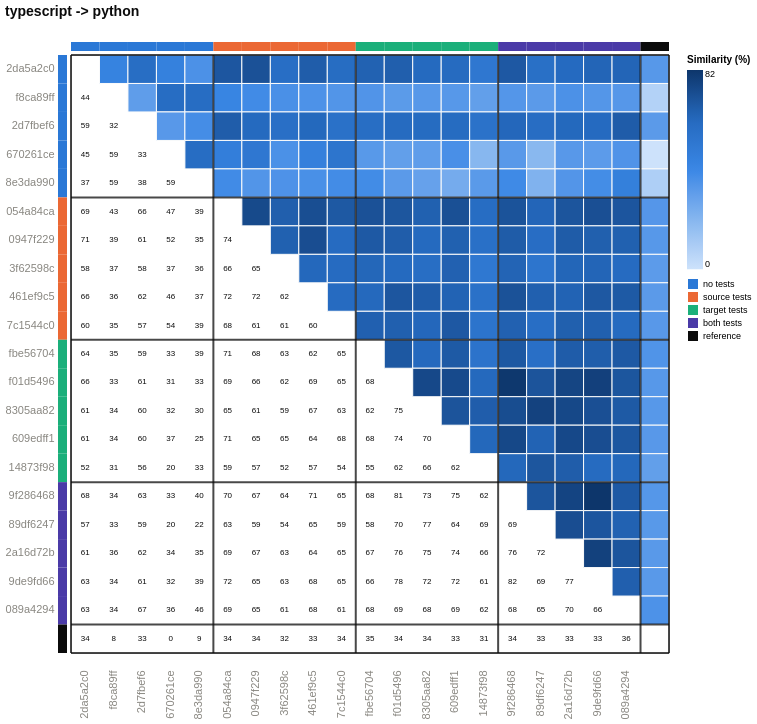

Express this chart as Vega-Lite.
### Vega-Lite specification from a JSON file in a GitHub repository (floating-point values rounded to 4 significant figures; data arrays with more than 128 entries replaced by an {"elided": "..."} marker saying what was removed)
{"config": {"view": {"continuousWidth": 300, "continuousHeight": 300}, "axis": {"labelAngle": -45}}, "layer": [{"data": {"name": "data-465819c042bad907db1ab02adc55a57e"}, "mark": {"type": "rect", "stroke": "#fcfcfb", "strokeWidth": 1}, "encoding": {"color": {"field": "similarity_pct", "legend": {"gradientLength": 199.3, "labelFontSize": 9, "titleFontSize": 10}, "scale": {"domain": [0.0, 82.05], "range": ["#cde2fb", "#86b6ef", "#3987e5", "#256abf", "#0d366b"]}, "title": "Similarity (%)", "type": "quantitative"}, "x": {"axis": {"domain": false, "labelAngle": -90, "labelColor": {"expr": "datum.label === '' ? '#0b0b0b' : '#898781'"}, "labelFontSize": 11, "labelFontWeight": {"expr": "datum.label === '' ? 'bold' : 'normal'"}, "labelPadding": 17, "ticks": false}, "field": "port_a", "scale": {"domain": ["2da5a2c0", "f8ca89ff", "2d7fbef6", "670261ce", "8e3da990", "054a84ca", "0947f229", "3f62598c", "461ef9c5", "7c1544c0", "fbe56704", "f01d5496", "8305aa82", "609edff1", "14873f98", "9f286468", "89df6247", "2a16d72b", "9de9fd66", "089a4294", ""]}, "title": null, "type": "nominal"}, "y": {"axis": {"domain": false, "labelColor": {"expr": "datum.label === '' ? '#0b0b0b' : '#898781'"}, "labelFontSize": 11, "labelFontWeight": {"expr": "datum.label === '' ? 'bold' : 'normal'"}, "labelPadding": 17, "ticks": false, "labelAngle": 0}, "field": "port_b", "scale": {"domain": ["2da5a2c0", "f8ca89ff", "2d7fbef6", "670261ce", "8e3da990", "054a84ca", "0947f229", "3f62598c", "461ef9c5", "7c1544c0", "fbe56704", "f01d5496", "8305aa82", "609edff1", "14873f98", "9f286468", "89df6247", "2a16d72b", "9de9fd66", "089a4294", ""]}, "title": null, "type": "nominal"}}}, {"data": {"name": "data-31dd543ca33bd25294522f3e1b90ff56"}, "mark": {"type": "text", "color": "#0b0b0b", "fontSize": 8}, "encoding": {"text": {"field": "similarity_pct", "format": ".0f", "type": "quantitative"}, "x": {"axis": {"domain": false, "labelAngle": -90, "labelColor": {"expr": "datum.label === '' ? '#0b0b0b' : '#898781'"}, "labelFontSize": 11, "labelFontWeight": {"expr": "datum.label === '' ? 'bold' : 'normal'"}, "labelPadding": 17, "ticks": false}, "field": "port_a", "scale": {"domain": ["2da5a2c0", "f8ca89ff", "2d7fbef6", "670261ce", "8e3da990", "054a84ca", "0947f229", "3f62598c", "461ef9c5", "7c1544c0", "fbe56704", "f01d5496", "8305aa82", "609edff1", "14873f98", "9f286468", "89df6247", "2a16d72b", "9de9fd66", "089a4294", ""]}, "title": null, "type": "nominal"}, "y": {"axis": {"domain": false, "labelColor": {"expr": "datum.label === '' ? '#0b0b0b' : '#898781'"}, "labelFontSize": 11, "labelFontWeight": {"expr": "datum.label === '' ? 'bold' : 'normal'"}, "labelPadding": 17, "ticks": false, "labelAngle": 0}, "field": "port_b", "scale": {"domain": ["2da5a2c0", "f8ca89ff", "2d7fbef6", "670261ce", "8e3da990", "054a84ca", "0947f229", "3f62598c", "461ef9c5", "7c1544c0", "fbe56704", "f01d5496", "8305aa82", "609edff1", "14873f98", "9f286468", "89df6247", "2a16d72b", "9de9fd66", "089a4294", ""]}, "title": null, "type": "nominal"}}}, {"data": {"name": "data-bb379cd43f0b6211c649ef0e80f15553"}, "mark": {"type": "rect"}, "encoding": {"color": {"field": "condition", "legend": {"labelFontSize": 9, "symbolType": "square", "title": null}, "scale": {"domain": ["no tests", "source tests", "target tests", "both tests", "reference"], "range": ["#2a78d6", "#eb6834", "#1baf7a", "#4a3aa7", "#0b0b0b"]}, "type": "nominal"}, "x": {"axis": {"domain": false, "labelAngle": -90, "labelColor": {"expr": "datum.label === '' ? '#0b0b0b' : '#898781'"}, "labelFontSize": 11, "labelFontWeight": {"expr": "datum.label === '' ? 'bold' : 'normal'"}, "labelPadding": 17, "ticks": false}, "field": "port", "scale": {"domain": ["2da5a2c0", "f8ca89ff", "2d7fbef6", "670261ce", "8e3da990", "054a84ca", "0947f229", "3f62598c", "461ef9c5", "7c1544c0", "fbe56704", "f01d5496", "8305aa82", "609edff1", "14873f98", "9f286468", "89df6247", "2a16d72b", "9de9fd66", "089a4294", ""]}, "title": null, "type": "nominal"}, "y": {"value": -13}, "y2": {"value": -4}}}, {"data": {"name": "data-bb379cd43f0b6211c649ef0e80f15553"}, "mark": {"type": "rect"}, "encoding": {"color": {"field": "condition", "legend": null, "scale": {"domain": ["no tests", "source tests", "target tests", "both tests", "reference"], "range": ["#2a78d6", "#eb6834", "#1baf7a", "#4a3aa7", "#0b0b0b"]}, "type": "nominal"}, "x": {"value": -13}, "x2": {"value": -4}, "y": {"axis": {"domain": false, "labelColor": {"expr": "datum.label === '' ? '#0b0b0b' : '#898781'"}, "labelFontSize": 11, "labelFontWeight": {"expr": "datum.label === '' ? 'bold' : 'normal'"}, "labelPadding": 17, "ticks": false, "labelAngle": 0}, "field": "port", "scale": {"domain": ["2da5a2c0", "f8ca89ff", "2d7fbef6", "670261ce", "8e3da990", "054a84ca", "0947f229", "3f62598c", "461ef9c5", "7c1544c0", "fbe56704", "f01d5496", "8305aa82", "609edff1", "14873f98", "9f286468", "89df6247", "2a16d72b", "9de9fd66", "089a4294", ""]}, "title": null, "type": "nominal"}}}, {"data": {"name": "data-1d57323ec99a4c98c0c6ffacdb4dc76d"}, "mark": {"type": "rule", "color": "#0b0b0b", "opacity": 0.75, "strokeWidth": 2}, "encoding": {"x": {"bandPosition": 0, "field": "port", "scale": {"domain": ["2da5a2c0", "f8ca89ff", "2d7fbef6", "670261ce", "8e3da990", "054a84ca", "0947f229", "3f62598c", "461ef9c5", "7c1544c0", "fbe56704", "f01d5496", "8305aa82", "609edff1", "14873f98", "9f286468", "89df6247", "2a16d72b", "9de9fd66", "089a4294", ""]}, "type": "nominal"}}}, {"data": {"name": "data-1d57323ec99a4c98c0c6ffacdb4dc76d"}, "mark": {"type": "rule", "color": "#0b0b0b", "opacity": 0.75, "strokeWidth": 2}, "encoding": {"y": {"bandPosition": 0, "field": "port", "scale": {"domain": ["2da5a2c0", "f8ca89ff", "2d7fbef6", "670261ce", "8e3da990", "054a84ca", "0947f229", "3f62598c", "461ef9c5", "7c1544c0", "fbe56704", "f01d5496", "8305aa82", "609edff1", "14873f98", "9f286468", "89df6247", "2a16d72b", "9de9fd66", "089a4294", ""]}, "type": "nominal"}}}, {"data": {"name": "data-dae1687b7766f38b94517020e43783ee"}, "mark": {"type": "rule", "color": "#0b0b0b", "opacity": 0.75, "strokeWidth": 2}, "encoding": {"x": {"bandPosition": 1, "field": "port", "scale": {"domain": ["2da5a2c0", "f8ca89ff", "2d7fbef6", "670261ce", "8e3da990", "054a84ca", "0947f229", "3f62598c", "461ef9c5", "7c1544c0", "fbe56704", "f01d5496", "8305aa82", "609edff1", "14873f98", "9f286468", "89df6247", "2a16d72b", "9de9fd66", "089a4294", ""]}, "type": "nominal"}}}, {"data": {"name": "data-dae1687b7766f38b94517020e43783ee"}, "mark": {"type": "rule", "color": "#0b0b0b", "opacity": 0.75, "strokeWidth": 2}, "encoding": {"y": {"bandPosition": 1, "field": "port", "scale": {"domain": ["2da5a2c0", "f8ca89ff", "2d7fbef6", "670261ce", "8e3da990", "054a84ca", "0947f229", "3f62598c", "461ef9c5", "7c1544c0", "fbe56704", "f01d5496", "8305aa82", "609edff1", "14873f98", "9f286468", "89df6247", "2a16d72b", "9de9fd66", "089a4294", ""]}, "type": "nominal"}}}], "height": 598, "resolve": {"scale": {"color": "independent"}}, "title": {"text": "typescript -> python", "anchor": "start", "color": "#0b0b0b", "fontSize": 14, "offset": 23, "subtitleFontSize": 10}, "width": 598, "$schema": "https://vega.github.io/schema/vega-lite/v6.4.1.json", "datasets": {"data-465819c042bad907db1ab02adc55a57e": {"elided": "210 records"}, "data-31dd543ca33bd25294522f3e1b90ff56": {"elided": "210 records"}, "data-bb379cd43f0b6211c649ef0e80f15553": [{"port": "2da5a2c0", "condition": "no tests"}, {"port": "f8ca89ff", "condition": "no tests"}, {"port": "2d7fbef6", "condition": "no tests"}, {"port": "670261ce", "condition": "no tests"}, {"port": "8e3da990", "condition": "no tests"}, {"port": "054a84ca", "condition": "source tests"}, {"port": "0947f229", "condition": "source tests"}, {"port": "3f62598c", "condition": "source tests"}, {"port": "461ef9c5", "condition": "source tests"}, {"port": "7c1544c0", "condition": "source tests"}, {"port": "fbe56704", "condition": "target tests"}, {"port": "f01d5496", "condition": "target tests"}, {"port": "8305aa82", "condition": "target tests"}, {"port": "609edff1", "condition": "target tests"}, {"port": "14873f98", "condition": "target tests"}, {"port": "9f286468", "condition": "both tests"}, {"port": "89df6247", "condition": "both tests"}, {"port": "2a16d72b", "condition": "both tests"}, {"port": "9de9fd66", "condition": "both tests"}, {"port": "089a4294", "condition": "both tests"}, {"port": "", "condition": "reference"}], "data-1d57323ec99a4c98c0c6ffacdb4dc76d": [{"port": "2da5a2c0", "condition": "no tests"}, {"port": "054a84ca", "condition": "source tests"}, {"port": "fbe56704", "condition": "target tests"}, {"port": "9f286468", "condition": "both tests"}, {"port": "", "condition": "reference"}], "data-dae1687b7766f38b94517020e43783ee": [{"port": ""}]}}
